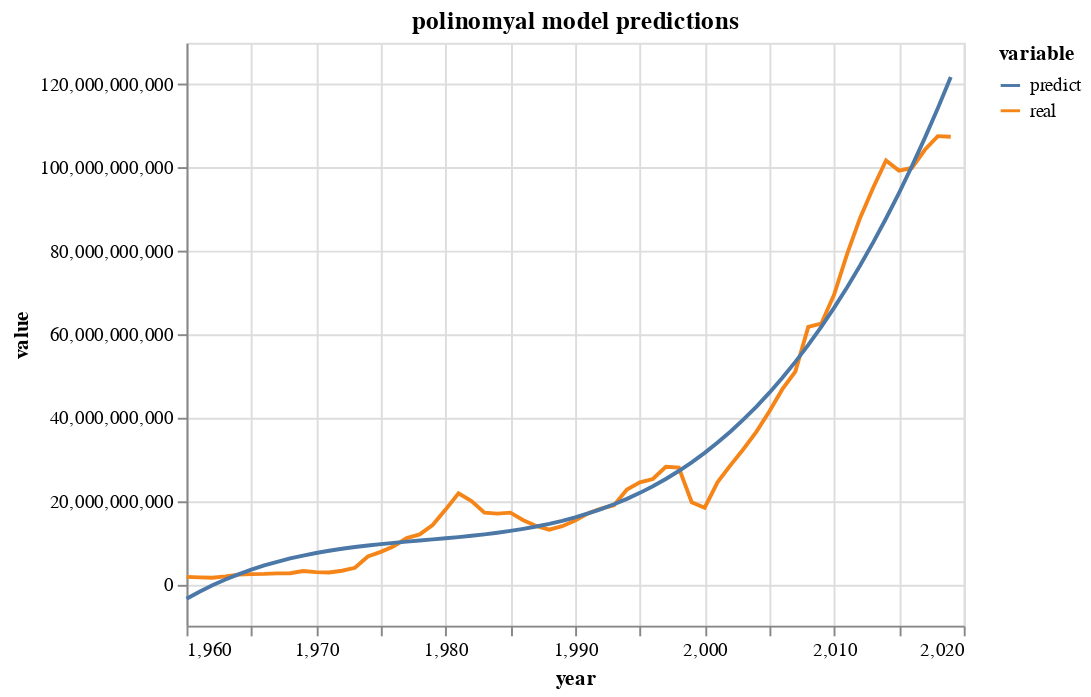

Here is the notebook cell this chart was saved with:
### Code cell
alt.Chart(predict_polinomyal.melt('year')).mark_line().encode(
    x='year',
    y='value',
    color='variable'
).properties(title='polinomyal model predictions')

### Figure 1 — Vega-Lite specification as saved in the notebook (floating-point values rounded to 4 significant figures)
{"config": {"view": {"continuousWidth": 400, "continuousHeight": 300}}, "data": {"name": "data-11ca89ead2de2bf1fb8f1007b43cda55"}, "mark": "line", "encoding": {"color": {"type": "nominal", "field": "variable"}, "x": {"type": "quantitative", "field": "year"}, "y": {"type": "quantitative", "field": "value"}}, "title": "polinomyal model predictions", "$schema": "https://vega.github.io/schema/vega-lite/v4.8.1.json", "datasets": {"data-11ca89ead2de2bf1fb8f1007b43cda55": [{"year": 1960, "variable": "real", "value": 1724000000.0}, {"year": 1961, "variable": "real", "value": 1607000000.0}, {"year": 1962, "variable": "real", "value": 1517000000.0}, {"year": 1963, "variable": "real", "value": 1823000000.0}, {"year": 1964, "variable": "real", "value": 2243000000.0}, {"year": 1965, "variable": "real", "value": 2386000000.0}, {"year": 1966, "variable": "real", "value": 2428000000.0}, {"year": 1967, "variable": "real", "value": 2552000000.0}, {"year": 1968, "variable": "real", "value": 2581000000.0}, {"year": 1969, "variable": "real", "value": 3111000000.0}, {"year": 1970, "variable": "real", "value": 2861000000.0}, {"year": 1971, "variable": "real", "value": 2753000000.0}, {"year": 1972, "variable": "real", "value": 3184000000.0}, {"year": 1973, "variable": "real", "value": 3890000000.0}, {"year": 1974, "variable": "real", "value": 6596000000.0}, {"year": 1975, "variable": "real", "value": 7728000000.0}, {"year": 1976, "variable": "real", "value": 9088000000.0}, {"year": 1977, "variable": "real", "value": 11020000000.0}, {"year": 1978, "variable": "real", "value": 11920000000.0}, {"year": 1979, "variable": "real", "value": 14170000000.0}, {"year": 1980, "variable": "real", "value": 17870000000.0}, {"year": 1981, "variable": "real", "value": 21800000000.0}, {"year": 1982, "variable": "real", "value": 19920000000.0}, {"year": 1983, "variable": "real", "value": 17140000000.0}, {"year": 1984, "variable": "real", "value": 16900000000.0}, {"year": 1985, "variable": "real", "value": 17140000000.0}, {"year": 1986, "variable": "real", "value": 15310000000.0}, {"year": 1987, "variable": "real", "value": 13940000000.0}, {"year": 1988, "variable": "real", "value": 13050000000.0}, {"year": 1989, "variable": "real", "value": 13880000000.0}, {"year": 1990, "variable": "real", "value": 15230000000.0}, {"year": 1991, "variable": "real", "value": 16980000000.0}, {"year": 1992, "variable": "real", "value": 18090000000.0}, {"year": 1993, "variable": "real", "value": 18930000000.0}, {"year": 1994, "variable": "real", "value": 22700000000.0}, {"year": 1995, "variable": "real", "value": 24420000000.0}, {"year": 1996, "variable": "real", "value": 25210000000.0}, {"year": 1997, "variable": "real", "value": 28150000000.0}, {"year": 1998, "variable": "real", "value": 27970000000.0}, {"year": 1999, "variable": "real", "value": 19640000000.0}, {"year": 2000, "variable": "real", "value": 18320000000.0}, {"year": 2001, "variable": "real", "value": 24470000000.0}, {"year": 2002, "variable": "real", "value": 28550000000.0}, {"year": 2003, "variable": "real", "value": 32430000000.0}, {"year": 2004, "variable": "real", "value": 36590000000.0}, {"year": 2005, "variable": "real", "value": 41510000000.0}, {"year": 2006, "variable": "real", "value": 46800000000.0}, {"year": 2007, "variable": "real", "value": 51010000000.0}, {"year": 2008, "variable": "real", "value": 61760000000.0}, {"year": 2009, "variable": "real", "value": 62520000000.0}, {"year": 2010, "variable": "real", "value": 69560000000.0}, {"year": 2011, "variable": "real", "value": 79280000000.0}, {"year": 2012, "variable": "real", "value": 87920000000.0}, {"year": 2013, "variable": "real", "value": 95130000000.0}, {"year": 2014, "variable": "real", "value": 101700000000.0}, {"year": 2015, "variable": "real", "value": 99290000000.0}, {"year": 2016, "variable": "real", "value": 99940000000.0}, {"year": 2017, "variable": "real", "value": 104300000000.0}, {"year": 2018, "variable": "real", "value": 107600000000.0}, {"year": 2019, "variable": "real", "value": 107400000000.0}, {"year": 1960, "variable": "predict", "value": -3536000000.0}, {"year": 1961, "variable": "predict", "value": -1847000000.0}, {"year": 1962, "variable": "predict", "value": -313200000.0}, {"year": 1963, "variable": "predict", "value": 1075000000.0}, {"year": 1964, "variable": "predict", "value": 2325000000.0}, {"year": 1965, "variable": "predict", "value": 3448000000.0}, {"year": 1966, "variable": "predict", "value": 4451000000.0}, {"year": 1967, "variable": "predict", "value": 5344000000.0}, {"year": 1968, "variable": "predict", "value": 6135000000.0}, {"year": 1969, "variable": "predict", "value": 6834000000.0}, {"year": 1970, "variable": "predict", "value": 7450000000.0}, {"year": 1971, "variable": "predict", "value": 7991000000.0}, {"year": 1972, "variable": "predict", "value": 8466000000.0}, {"year": 1973, "variable": "predict", "value": 8885000000.0}, {"year": 1974, "variable": "predict", "value": 9256000000.0}, {"year": 1975, "variable": "predict", "value": 9588000000.0}, {"year": 1976, "variable": "predict", "value": 9891000000.0}, {"year": 1977, "variable": "predict", "value": 10170000000.0}, {"year": 1978, "variable": "predict", "value": 10440000000.0}, {"year": 1979, "variable": "predict", "value": 10710000000.0}, {"year": 1980, "variable": "predict", "value": 10980000000.0}, {"year": 1981, "variable": "predict", "value": 11270000000.0}, {"year": 1982, "variable": "predict", "value": 11580000000.0}, {"year": 1983, "variable": "predict", "value": 11930000000.0}, {"year": 1984, "variable": "predict", "value": 12310000000.0}, {"year": 1985, "variable": "predict", "value": 12750000000.0}, {"year": 1986, "variable": "predict", "value": 13250000000.0}, {"year": 1987, "variable": "predict", "value": 13820000000.0}, {"year": 1988, "variable": "predict", "value": 14460000000.0}, {"year": 1989, "variable": "predict", "value": 15190000000.0}, {"year": 1990, "variable": "predict", "value": 16020000000.0}, {"year": 1991, "variable": "predict", "value": 16950000000.0}, {"year": 1992, "variable": "predict", "value": 17990000000.0}, {"year": 1993, "variable": "predict", "value": 19160000000.0}, {"year": 1994, "variable": "predict", "value": 20450000000.0}, {"year": 1995, "variable": "predict", "value": 21890000000.0}, {"year": 1996, "variable": "predict", "value": 23480000000.0}, {"year": 1997, "variable": "predict", "value": 25220000000.0}, {"year": 1998, "variable": "predict", "value": 27140000000.0}, {"year": 1999, "variable": "predict", "value": 29230000000.0}, {"year": 2000, "variable": "predict", "value": 31500000000.0}, {"year": 2001, "variable": "predict", "value": 33970000000.0}, {"year": 2002, "variable": "predict", "value": 36640000000.0}, {"year": 2003, "variable": "predict", "value": 39520000000.0}, {"year": 2004, "variable": "predict", "value": 42630000000.0}, {"year": 2005, "variable": "predict", "value": 45960000000.0}, {"year": 2006, "variable": "predict", "value": 49530000000.0}, {"year": 2007, "variable": "predict", "value": 53350000000.0}, {"year": 2008, "variable": "predict", "value": 57430000000.0}, {"year": 2009, "variable": "predict", "value": 61770000000.0}, {"year": 2010, "variable": "predict", "value": 66390000000.0}, {"year": 2011, "variable": "predict", "value": 71290000000.0}, {"year": 2012, "variable": "predict", "value": 76480000000.0}, {"year": 2013, "variable": "predict", "value": 81980000000.0}, {"year": 2014, "variable": "predict", "value": 87780000000.0}, {"year": 2015, "variable": "predict", "value": 93910000000.0}, {"year": 2016, "variable": "predict", "value": 100400000000.0}, {"year": 2017, "variable": "predict", "value": 107200000000.0}, {"year": 2018, "variable": "predict", "value": 114300000000.0}, {"year": 2019, "variable": "predict", "value": 121800000000.0}]}}
